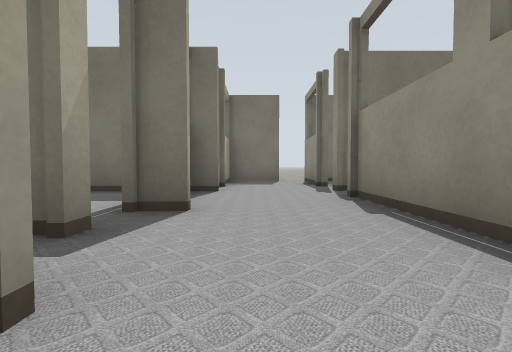
View 1 (above)

16 first-person views from a walk through a robot-simulator world made for Gazebo. The camera is 0.5 m above the floor, tilts 2° down and sees 85° across. The lines on the ground mark 1 m squares. The floor is counted in squares, 1 m on a side. Each view is taken from the middle of a square. On the plan, view 1 faces up. The plan holds only what a view shows up to about 9 squares ahead; the rest is blank. The place goes on beyond the plan. The robots in the file are not drawn. Some surface patterns are stand-ins.

View 2
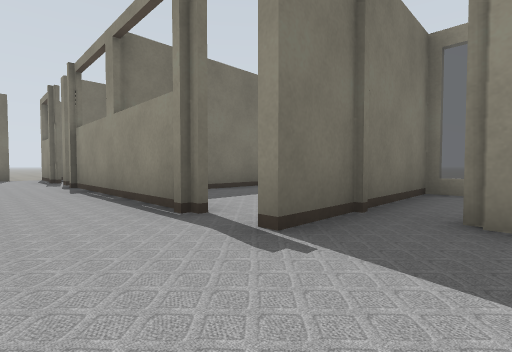

View 3
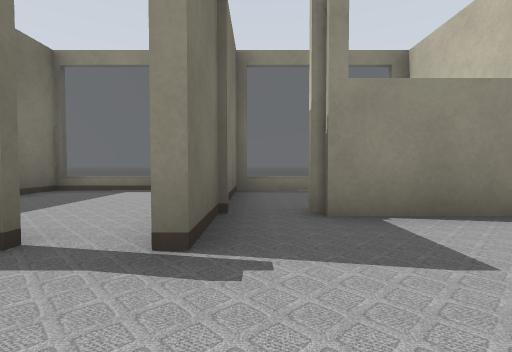

View 4
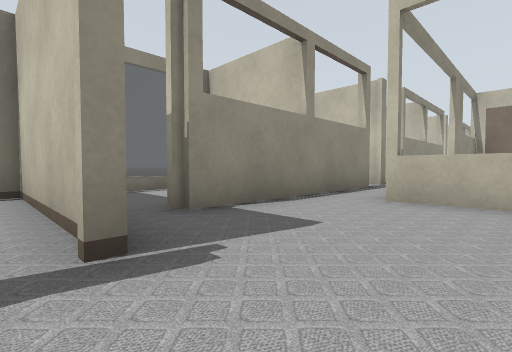

View 5
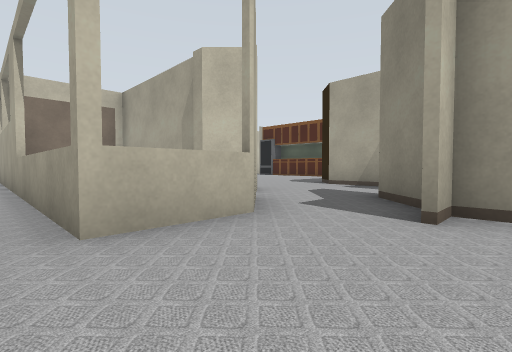

View 6
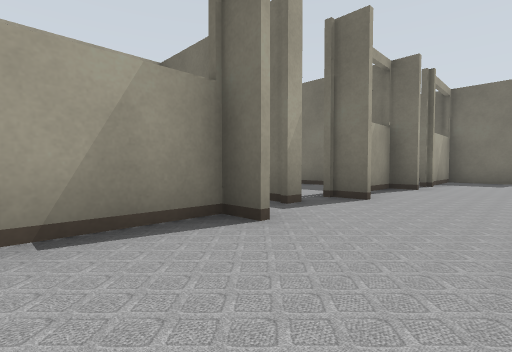

View 7
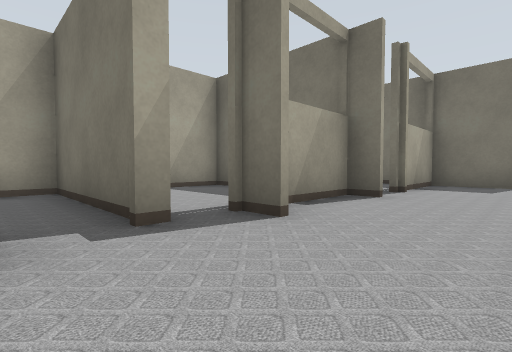

View 8
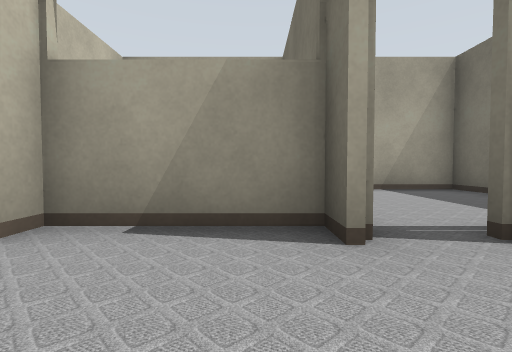

View 9
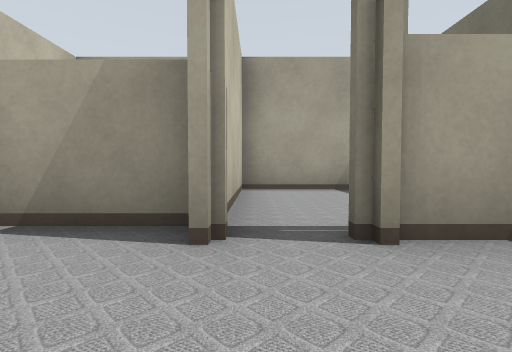

View 10
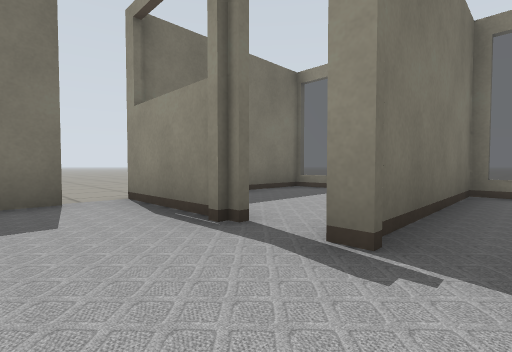

View 11
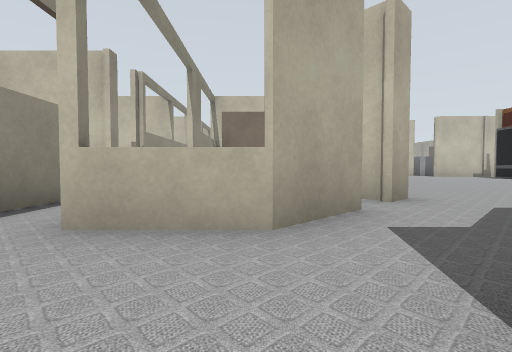

View 12
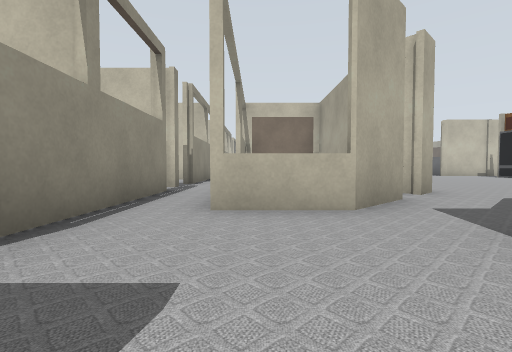

View 13
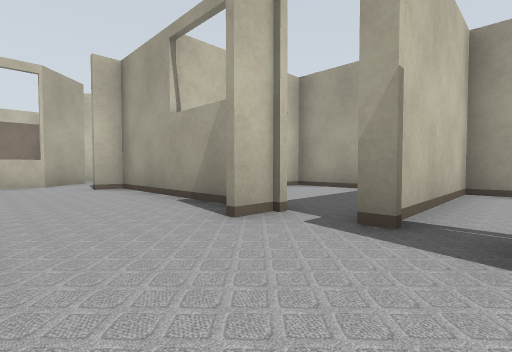

View 14
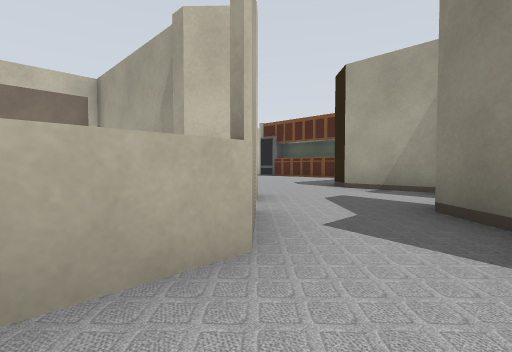

View 15
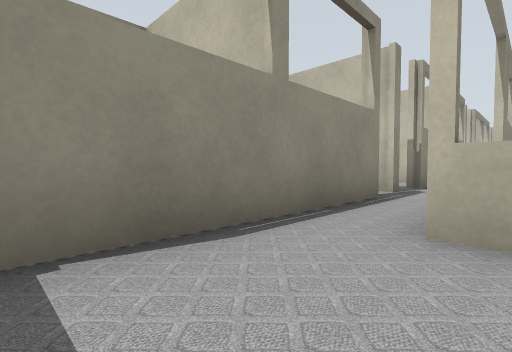

View 16
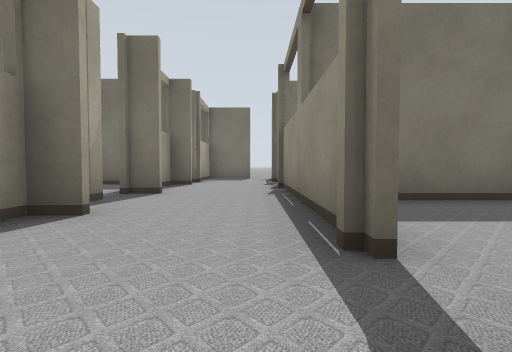

### Floor plan
Key: @ floor where view 1 was taken; # wall or solid block; x gap in a wall; . floor; = window, fence, low wall or low ledge.
Columns run from 7 left of view 1 to 6 right of it. Each row starts with its distance up from view 1.
 15          ..
 14          ..
 13          ..
 12         ...
 11         ..
 10         ..
  9   ######x#####
  8   #...#..#..
  7   #...x..x..
  6   #####..####
  5   #   #..#
  4   #   #..#
  3   #  ##..#
  2   #  #...#####
  1      ##..#...=
  0       #@.#...=
 -1   #   #......=
 -2   #   #..#####
 -3       #...#
 -4      ##...#
 -5   ####.##.#
 -6   #...##=.#
 -7  ##..## =.#
 -8  #...## =.#
 -9  .... # #.##
-10  ...  # #.x
-11 ...   # #.#
-12 ...   ### #
-13       ### ##
-14         #
-15         x

Where each view was taken, in squares from view 1:
view 1: 0 up, 0 right, facing up
view 2: 3 down, 0 right, facing up-right
view 3: 2 down, 0 right, facing right
view 4: 1 down, 0 right, facing down-right
view 5: 3 down, 2 right, facing down-left
view 6: 1 down, 1 right, facing up-left
view 7: 1 up, 1 right, facing up-left
view 8: 5 up, 1 right, facing left
view 9: 6 up, 1 right, facing left
view 10: 5 up, 0 right, facing up-right
view 11: 3 down, 0 right, facing down
view 12: 2 down, 1 right, facing down
view 13: 3 up, 1 right, facing down-left
view 14: 4 down, 1 right, facing down-left
view 15: 3 down, 1 right, facing down-right
view 16: 2 down, 1 right, facing up
